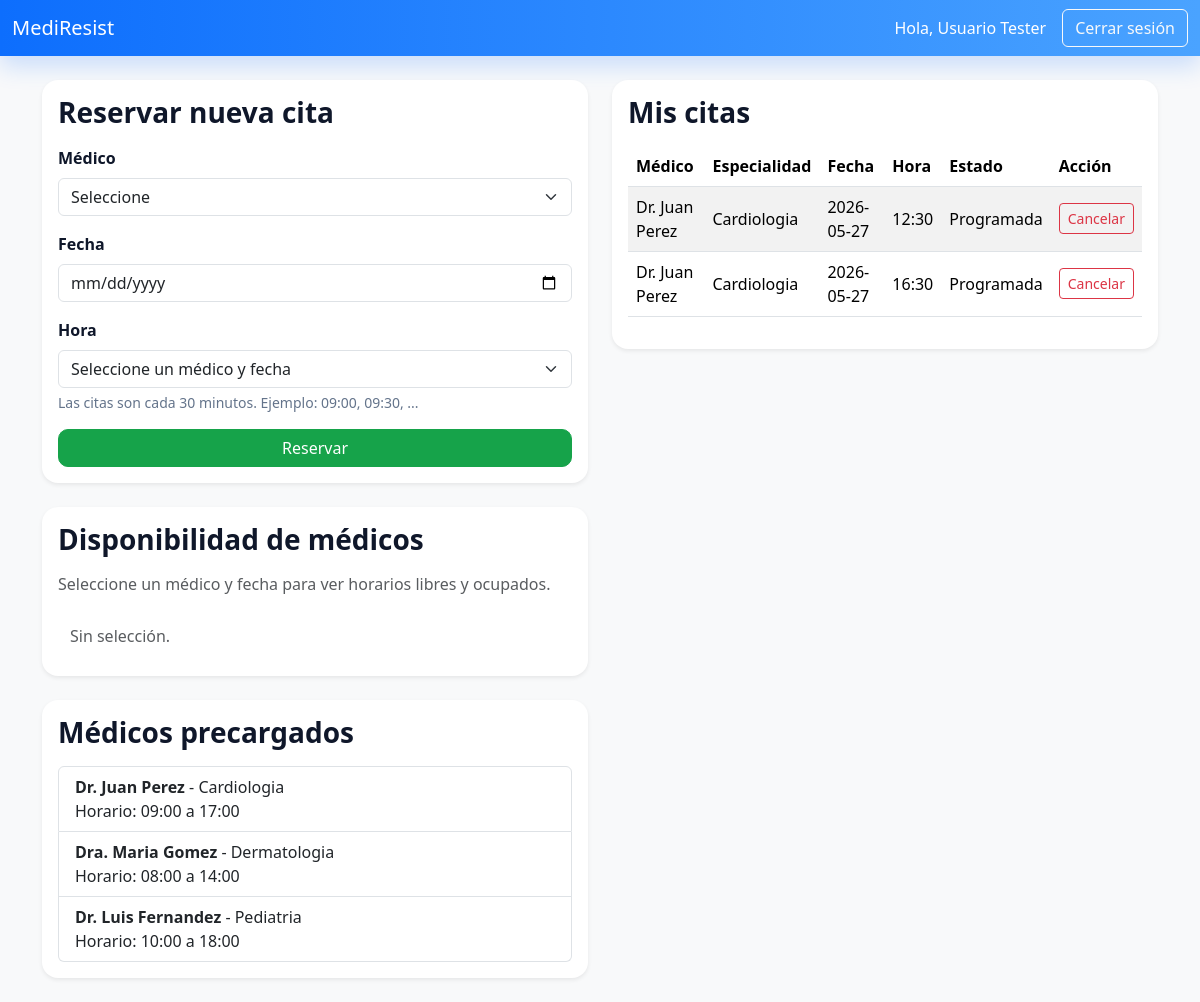
/dashboard (signed in), run on an earlier commit of the app's database.
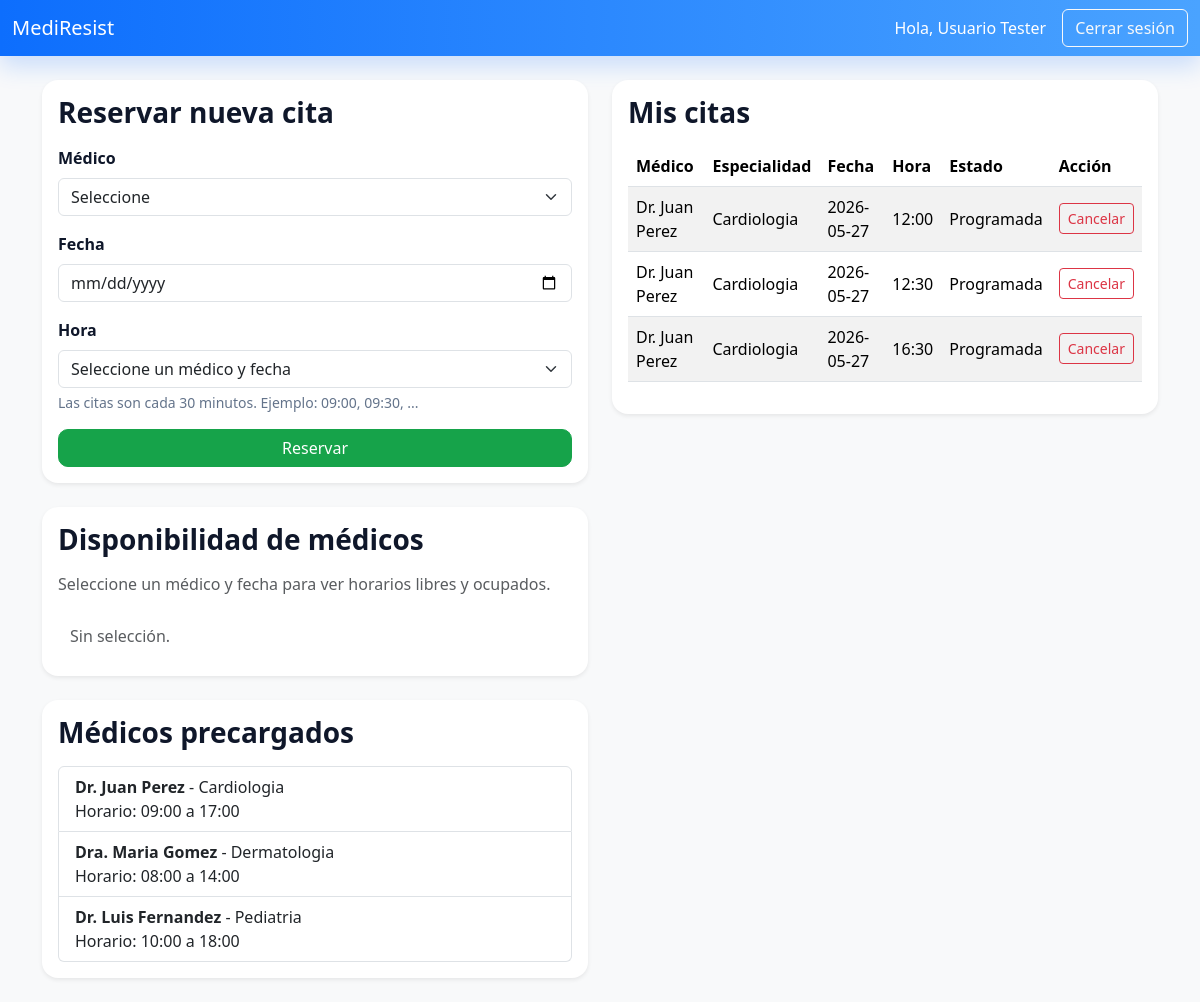
And on a later commit of the database.
### models.py (models this page shows)
class Medico(db.Model):
    __tablename__ = "medicos"
    id = db.Column(db.Integer, primary_key=True)
    nombre = db.Column(db.String(80), nullable=False)
    especialidad = db.Column(db.String(80), nullable=False)
    hora_inicio = db.Column(db.Time, nullable=False)
    hora_fin = db.Column(db.Time, nullable=False)
    duracion_min = db.Column(db.Integer, nullable=False, default=30)
    citas = db.relationship("Cita", backref="medico", lazy=True)

class Cita(db.Model):
    __tablename__ = "citas"
    id = db.Column(db.Integer, primary_key=True)
    usuario_id = db.Column(db.Integer, db.ForeignKey("usuarios.id"), nullable=False)
    medico_id = db.Column(db.Integer, db.ForeignKey("medicos.id"), nullable=False)
    fecha = db.Column(db.Date, nullable=False)
    hora = db.Column(db.Time, nullable=False)
    estado = db.Column(db.String(20), nullable=False, default="programada")
    created_at = db.Column(db.DateTime, default=datetime.now, nullable=False)
    __table_args__ = (
        db.UniqueConstraint(
            "medico_id", "fecha", "hora", name="uq_cita_medico_fecha_hora"
        ),
    )

### app.py (the view)
    @app.route("/dashboard", methods=["GET"])
    @login_required
    def dashboard():
        doctors = Medico.query.all()
        now = datetime.now()
        citas = (
            Cita.query.filter_by(usuario_id=session["user_id"])
            .filter(Cita.estado == "programada")
            .order_by(Cita.fecha.asc(), Cita.hora.asc())
            .all()
        )
        citas_view = []
        for cita in citas:
            cita_dt = combine_date_time(cita.fecha, cita.hora)
            status = "Pasada" if cita_dt < now else "Programada"
            can_cancel = cita_dt - now >= timedelta(hours=2)
            citas_view.append(
                {
                    "cita": cita,
                    "estado": status,
                    "cancelable": can_cancel,
                }
            )
        min_date = (date_type.today() + timedelta(days=1)).strftime("%Y-%m-%d")
        return render_template(
            "dashboard.html",
            doctors=doctors,
            citas=citas_view,
            min_date=min_date,
            user_name=session.get("user_name", ""),
        )

### app.py (called while the page is built)
def login_required(view):
    @wraps(view)
    def wrapped(*args, **kwargs):
        if "user_id" not in session:
            flash("Debe iniciar sesión para continuar.", "error")
            return redirect(url_for("login"))
        return view(*args, **kwargs)
    return wrapped

### utils.py (called while the page is built)
def combine_date_time(fecha: date_type, hora: time_type) -> datetime:
    return datetime.combine(fecha, hora)

### templates/dashboard.html (shortened to what this page needs)
{% extends "base.html" %}
{% block content %}
<div class="row g-4">
    <div class="col-lg-6">
        <div class="card shadow-sm">
            <div class="card-body">
                <h3 class="card-title mb-3">Reservar nueva cita</h3>
                <form method="post" action="{{ url_for('reserve') }}" novalidate>
                    <div class="mb-3">
                        <label class="form-label">Médico</label>
                        <select name="medico_id" id="medico_id" class="form-select" required>
                            <option value="">Seleccione</option>
                        </select>
                    </div>
                    <div class="mb-3">
                        <label class="form-label">Fecha</label>
                        <input type="date" name="fecha" id="fecha" class="form-control" min="{{ min_date }}" required>
                    </div>
                    <div class="mb-3">
                        <label class="form-label">Hora</label>
                        <select name="hora" id="hora" class="form-select" required>
                            <option value="">Seleccione un médico y fecha</option>
                        </select>
                        <div class="form-text">Las citas son cada 30 minutos. Ejemplo: 09:00, 09:30, ...</div>
                    </div>
                    <button type="submit" class="btn btn-success w-100">Reservar</button>
                </form>
            </div>
        </div>
        <div class="card shadow-sm mt-4">
            <div class="card-body">
                <h3 class="card-title mb-3">Disponibilidad de médicos</h3>
                <p class="text-muted mb-3">Seleccione un médico y fecha para ver horarios libres y ocupados.</p>
                <div id="availability-grid" class="availability-grid">
                    <div class="availability-empty text-muted">Sin selección.</div>
                </div>
            </div>
        </div>
        <div class="card shadow-sm mt-4">
            <div class="card-body">
                <h3 class="card-title mb-3">Médicos precargados</h3>
                <ul class="list-group">
                    {% for doctor in doctors %}
                    <li class="list-group-item">
                        <strong>{{ doctor.nombre }}</strong> - {{ doctor.especialidad }}<br>
                        Horario: {{ doctor.hora_inicio.strftime('%H:%M') }} a {{ doctor.hora_fin.strftime('%H:%M') }}
                    </li>
                    {% endfor %}
                </ul>
            </div>
        </div>
    </div>
    <div class="col-lg-6">
        <div class="card shadow-sm">
            <div class="card-body">
                <h3 class="card-title mb-3">Mis citas</h3>
                {% if citas %}
                <div class="table-responsive">
                    <table class="table table-striped align-middle">
                        <thead>
                            <tr>
                                <th>Médico</th>
                                <th>Especialidad</th>
                                <th>Fecha</th>
                                <th>Hora</th>
                                <th>Estado</th>
                                <th>Acción</th>
                            </tr>
                        </thead>
                        <tbody>
                            {% for item in citas %}
                            <tr>
                                <td>{{ item.cita.medico.nombre }}</td>
                                <td>{{ item.cita.medico.especialidad }}</td>
                                <td>{{ item.cita.fecha.strftime('%Y-%m-%d') }}</td>
                                <td>{{ item.cita.hora.strftime('%H:%M') }}</td>
                                <td>{{ item.estado }}</td>
                                <td>
                                    {% if item.estado == 'Programada' and item.cancelable %}
                                    <form method="post" action="{{ url_for('cancel', cita_id=item.cita.id) }}">
                                        <button type="submit" class="btn btn-outline-danger btn-sm" title="Solo se puede cancelar si faltan al menos 2 horas">
                                            Cancelar
                                        </button>
                                    </form>
                                    {% else %}
                                    <span class="text-muted" title="Solo se puede cancelar si faltan al menos 2 horas">No cancelable</span>
                                    {% endif %}
                                </td>
                            </tr>
                            {% endfor %}
                        </tbody>
                    </table>
                </div>
                {% else %}
                <p class="text-muted">No tiene citas registradas.</p>
                {% endif %}
            </div>
        </div>
    </div>
</div>
{% endblock %}

### templates/base.html (shortened to what this page needs)
<!doctype html>
<html lang="es">
<head>
    <link href="https://cdn.jsdelivr.net/npm/bootstrap@5.3.3/dist/css/bootstrap.min.css" rel="stylesheet">
    <link rel="stylesheet" href="{{ url_for('static', filename='style.css') }}">
</head>
<body class="bg-light">
    <nav class="navbar navbar-expand-lg navbar-dark bg-primary">
        <div class="container-fluid">
            <a class="navbar-brand" href="{{ url_for('dashboard') }}">MediResist</a>
            <div class="d-flex align-items-center gap-3">
                {% if session.get('user_id') %}
                <span class="navbar-text text-white">Hola, {{ session.get('user_name', '') }}</span>
                <a class="btn btn-outline-light" href="{{ url_for('logout') }}">Cerrar sesión</a>
                {% endif %}
            </div>
        </div>
    </nav>
    <main class="container py-4">
        {% block content %}{% endblock %}
    </main>
</body>
</html>

### static/style.css (style rules this page uses)
body { font-family: "Segoe UI", Arial, sans-serif; background: #f4f7fb; color: #1f2a37; }
.navbar { background: linear-gradient(90deg, #0d6efd, #4aa3ff); box-shadow: 0 10px 24px rgba(13, 110, 253, 0.2); }
.card { border: none; border-radius: 16px; box-shadow: 0 12px 24px rgba(15, 23, 42, 0.08); }
.card-title { font-weight: 600; color: #0f172a; }
.btn-primary, .btn-success { border-radius: 10px; }
.btn-success { background-color: #16a34a; border-color: #16a34a; }
.form-label { font-weight: 600; color: #0f172a; }
.form-text { color: #64748b; }
.table thead th { font-weight: 600; }
.availability-grid { display: grid; grid-template-columns: repeat(3, minmax(110px, 1fr)); gap: 12px; }
.availability-empty { padding: 12px; }

What changed in the data, as far as the page shows it:
added Cita: cita.fecha "2026-05-27", cita.hora "12:00"
Also different on the page:
new list line: "Dr. Juan Perez Cardiologia"
new list line: "Programada Cancelar"
